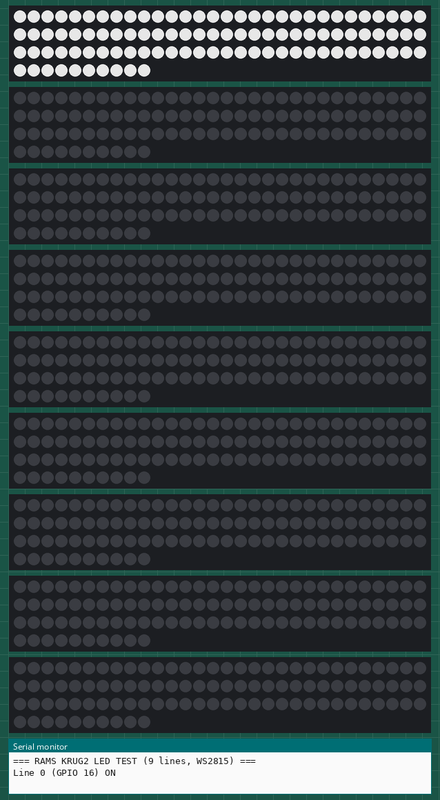
Simulated run of this sketch. Board: ESP32. On the bench: 9 × 100 RGB LEDs in strip order, left to right, continuing on the next row, the last lines printed to the serial monitor. Dim RGB values are drawn brighter than linear.

Above: at 0.4 s.
At 1.9 s:
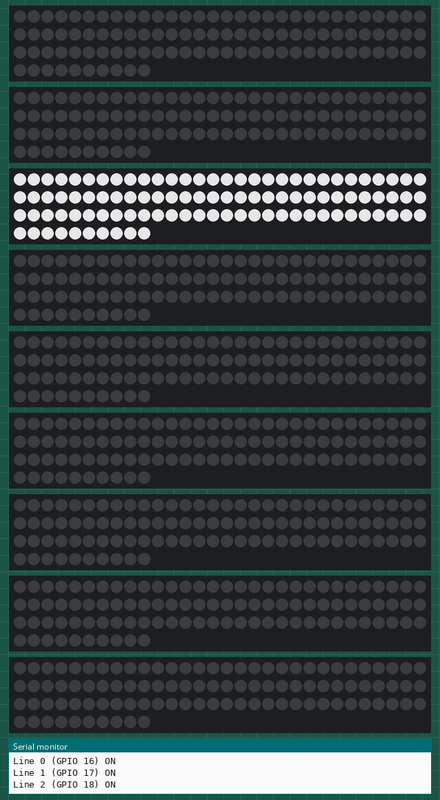
At 3.3 s:
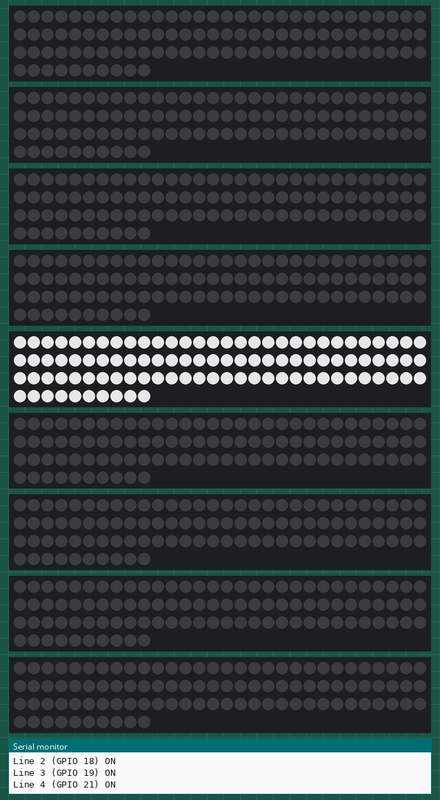
At 7.0 s:
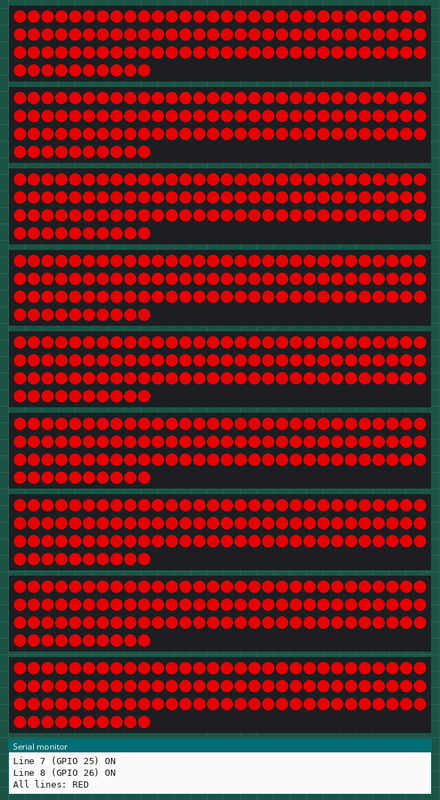
At 7.8 s:
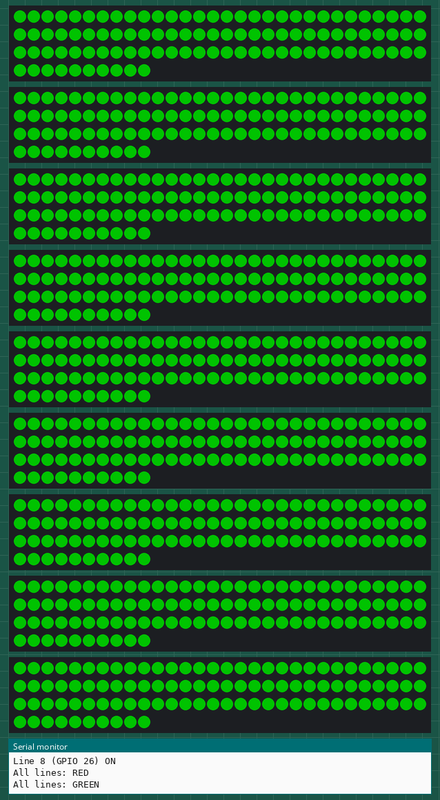
At 8.6 s:
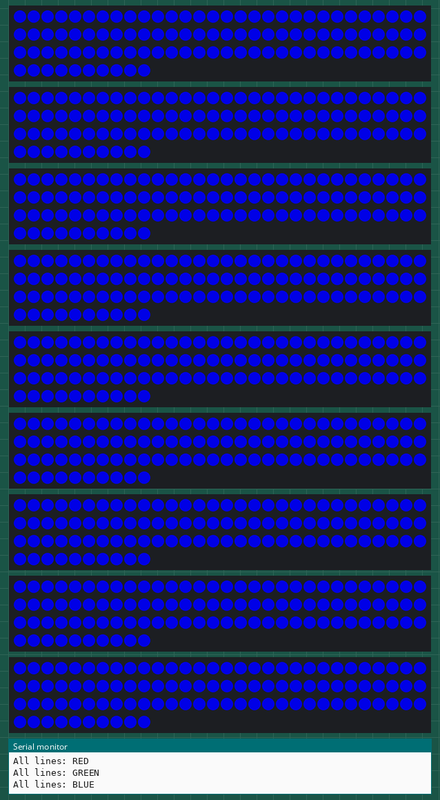

Measured:
- by itself, everything shown: repeats every 9.6 s, in 13 steps
- what the display in image 0 shows lasts 0.7 s, from 0.4 s to 1.1 s
- what the display in image 3 shows lasts 0.8 s, from 6.9 s to 7.7 s

The sketch:

led_test.ino
```cpp
/**
 * RAMS KRUG2 - LED Line Test (WS2815, 9 линий)
 *
 * Простой тест физической распайки: по очереди зажигает каждую из 9 линий,
 * потом все вместе. Удобно проверить, что DI каждой линии сидит на своём GPIO,
 * порядок цветов (GRB) и резервная линия BI (перемычка на DI) спаяны верно.
 *
 * ЗАГЛУШКИ: GPIO и число диодов — уточнить по реальной распайке (TODO ниже).
 */

#include <FastLED.h>

// ============================================================================
// КОНФИГУРАЦИЯ (ЗАГЛУШКА — синхронизировать с ZONE_CONFIG.h)
// ============================================================================
#define NUM_LINES   9
#define MAX_LEDS    300        // запас под самую длинную линию

#define LED_TYPE    WS2815     // 12V dual-signal (DI+BI). Нет в FastLED → WS2812B
#define COLOR_ORDER GRB
#define BRIGHTNESS  180

// GPIO пины (DI каждой линии). TODO: реальная распайка
const uint8_t LINE_PINS[NUM_LINES] = {
  16, 17, 18, 19, 21, 22, 23, 25, 26
};

// Число диодов на каждой линии. TODO: измерить
const uint16_t LEDS_PER_LINE[NUM_LINES] = {
  100, 100, 100, 100, 100, 100, 100, 100, 100
};

// Буферы линий
CRGB lines[NUM_LINES][MAX_LEDS];

void setup() {
  Serial.begin(115200);
  delay(300);
  Serial.println("\n=== RAMS KRUG2 LED TEST (9 lines, WS2815) ===");

  // FastLED требует пины константами на этапе компиляции — перечисляем явно.
  FastLED.addLeds<LED_TYPE, 16, COLOR_ORDER>(lines[0], LEDS_PER_LINE[0]);
  FastLED.addLeds<LED_TYPE, 17, COLOR_ORDER>(lines[1], LEDS_PER_LINE[1]);
  FastLED.addLeds<LED_TYPE, 18, COLOR_ORDER>(lines[2], LEDS_PER_LINE[2]);
  FastLED.addLeds<LED_TYPE, 19, COLOR_ORDER>(lines[3], LEDS_PER_LINE[3]);
  FastLED.addLeds<LED_TYPE, 21, COLOR_ORDER>(lines[4], LEDS_PER_LINE[4]);
  FastLED.addLeds<LED_TYPE, 22, COLOR_ORDER>(lines[5], LEDS_PER_LINE[5]);
  FastLED.addLeds<LED_TYPE, 23, COLOR_ORDER>(lines[6], LEDS_PER_LINE[6]);
  FastLED.addLeds<LED_TYPE, 25, COLOR_ORDER>(lines[7], LEDS_PER_LINE[7]);
  FastLED.addLeds<LED_TYPE, 26, COLOR_ORDER>(lines[8], LEDS_PER_LINE[8]);

  FastLED.setBrightness(BRIGHTNESS);
  FastLED.clear(true);
}

void clearAll() {
  for (uint8_t l = 0; l < NUM_LINES; l++) {
    fill_solid(lines[l], LEDS_PER_LINE[l], CRGB::Black);
  }
}

void loop() {
  // 1) По очереди каждая линия — белым (проверка GPIO/распайки)
  for (uint8_t l = 0; l < NUM_LINES; l++) {
    clearAll();
    fill_solid(lines[l], LEDS_PER_LINE[l], CRGB::White);
    FastLED.show();
    Serial.print("Line "); Serial.print(l);
    Serial.print(" (GPIO "); Serial.print(LINE_PINS[l]); Serial.println(") ON");
    delay(700);
  }

  // 2) Проверка порядка цветов: R, G, B на всех линиях
  const CRGB rgb[3] = { CRGB::Red, CRGB::Green, CRGB::Blue };
  const char* nm[3] = { "RED", "GREEN", "BLUE" };
  for (uint8_t c = 0; c < 3; c++) {
    for (uint8_t l = 0; l < NUM_LINES; l++) {
      fill_solid(lines[l], LEDS_PER_LINE[l], rgb[c]);
    }
    FastLED.show();
    Serial.print("All lines: "); Serial.println(nm[c]);
    delay(800);
  }

  clearAll();
  FastLED.show();
  delay(500);
}
```
